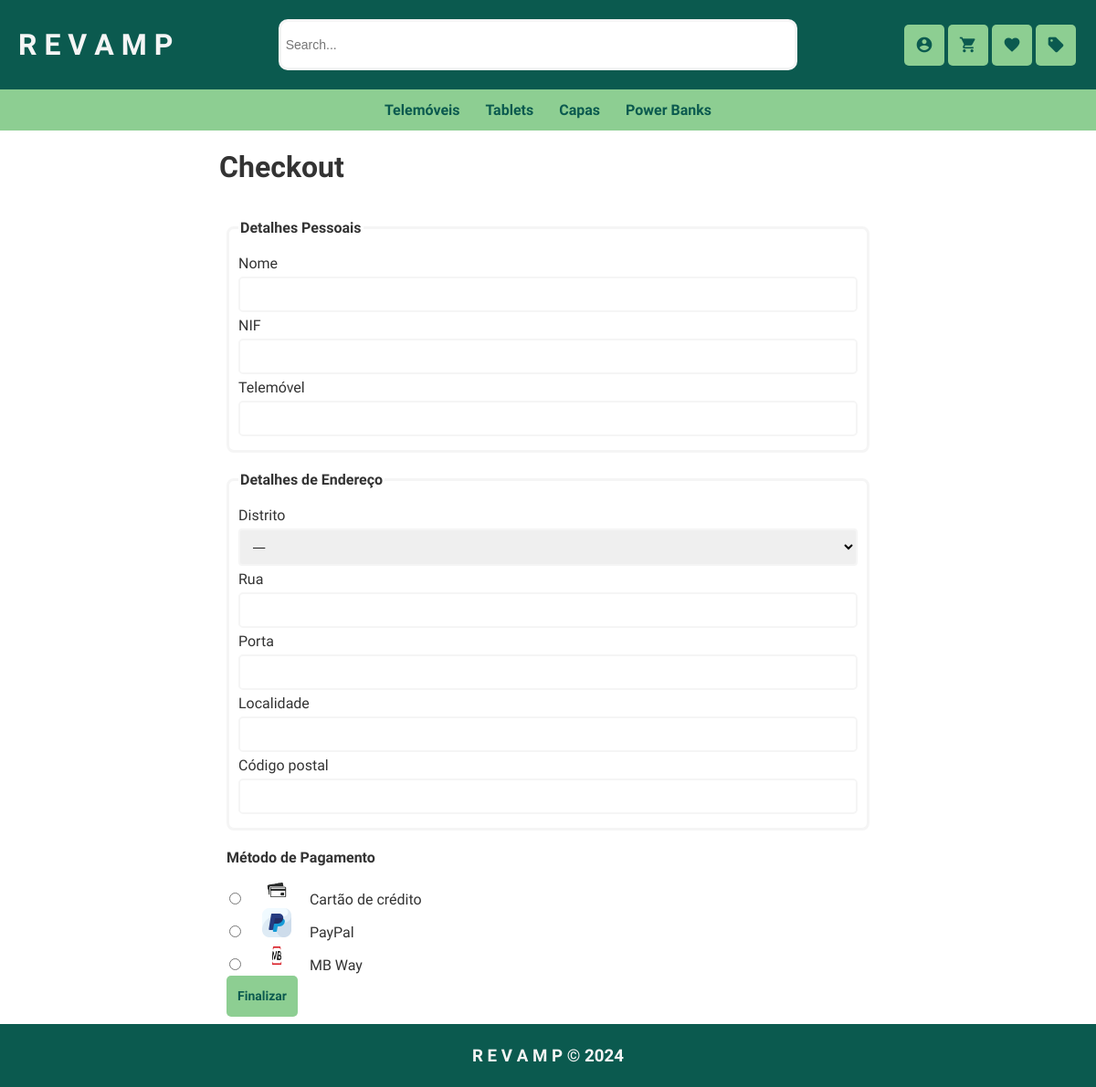
/code/shipping.php (signed in), run on the app's committed database.
### tables this page shows
CREATE TABLE CATEGORY (
    categoryID INTEGER PRIMARY KEY AUTOINCREMENT,
    categoryName VARCHAR(255) NOT NULL
);

### code/shipping.php (called while the page is built, shortened)
<?php
  require_once('../database/connection.db.php');
  require_once('../database/category.class.php');
  require_once('../templates/common.tpl.php');
  require_once('../templates/shipping.tpl.php');
  $db = getDatabaseConnection();
  $name = 'Envio';
  $districts = Category::getDistricts($db);
  $cart = Baskets::getCart($db, $_SESSION['user_id']);
  drawHead($name);
  drawHeader();
  drawShipping($districts, $cart);
  drawFooter();
?>

### database/category.class.php (called while the page is built, shortened)
<?php
class Category {
    public static function getCategories(PDO $db): array {
        $stmt = $db->query('
            SELECT categoryID, categoryName
            FROM CATEGORY
        ');
        return $stmt->fetchAll(PDO::FETCH_ASSOC);
    }
}
?>

### templates/shipping.tpl.php (the view, shortened to what this page needs)
<?php function drawShipping(array $districts, array $cart): void { ?>
    <main id="shipping">
        <h1>Checkout</h1>
        <div class="flex-container">
            <div class="flex-row">
            </div>
        </div>
        <section id="shipping-details">
            <form action="../actions/action_set_reserved.php" method="post">
                <fieldset>
                    <legend>Detalhes Pessoais</legend>
                    <label for="name">Nome
                        <input type="text" id="name" name="name" maxlength="100" required>
                    </label>
                    <label for="nif">NIF
                        <input type="text" id="nif" name="nif" maxlength="9" required>
                    </label>
                    <label for="mobile">Telemóvel
                        <input type="tel" id="mobile" name="mobile" maxlength="13" required>
                    </label>
                </fieldset>
                <fieldset>
                    <legend>Detalhes de Endereço</legend>
                    <label id="regiao">
                        Distrito
                        <select name="district">
                            <option value="">&mdash;</option>
                        </select>
                    </label>
                    <label for="street">Rua
                        <input id="street" type="text" name="street" maxlength="100" required>
                    </label>
                    <label for="door">Porta
                        <input id="door" type="text" name="door" maxlength="10" required>
                    </label>
                    <label for="localidade">Localidade
                        <input id="localidade" type="text" name="localidade" maxlength="100" required>
                    </label>
                    <label for="postal_code">Código postal
                        <input id="postal_code" type="text" name="postal_code" maxlength="9" required>
                    </label>
                </fieldset>
                    <legend>Método de Pagamento</legend>
                    <div class="radio-option">
                        <label>
                        <input type="radio" name="payment_method" value="card" data-toggle-value="card" required>
                             <img src="../assets/icons/creditcard.png" alt="Credit Card Logo"> Cartão de crédito
                        </label>
                    </div>
                    <div class="radio-option">
                        <label>
                            <input type="radio" name="payment_method" value="paypal" data-toggle-value="paypal">
                             <img src="../assets/icons/paypal.png" alt="PayPal Logo"> PayPal
                        </label>
                    </div>
                    <div class="radio-option">
                        <label>
                            <input type="radio" name="payment_method" value="mbway" data-toggle-value="mbway">
                             <img src="../assets/icons/mbway.png" alt="MB WAY Logo"> MB Way
                        </label>
                    </div>
                <button type="submit" class="abtn">Finalizar</button>
            </form>
        </section>
    </main>
<?php } ?>

### templates/common.tpl.php (shortened to what this page needs)
<?php function drawHead(string $name) {
?>
    <!DOCTYPE html>
    <html lang="en">
    <head>
        <link rel="stylesheet" href="../style/style.css">
        <link rel="stylesheet" href="../style/responsive.css">
    </head>
    <body>
    <div class="body-container">
<?php } ?>
<?php function drawHeader(string $value = "") {
    require_once('../database/connection.db.php');
    require_once('../database/category.class.php');
    $db = getDatabaseConnection();
    $categories = Category::getCategories($db);
?>
    <header>
        <div class="header-content">
            <h1><a href="home.php"> R E V A M P </a></h1>
            <div class="search-container">
                <form action="search.php"  method="get">
                <input id="searchproduct" type="text" name="query" placeholder="Search..." class="search-input" autocomplete="off" value="<?php echo htmlspecialchars($value, ENT_QUOTES, 'UTF-8'); ?>">
                </form>
            </div>
            <div class="authentication-buttons">
                <?php if (isset($_SESSION['user_id'])): ?>
                    <a href="profile.php?id=<?php echo htmlspecialchars((string)$_SESSION['user_id'], ENT_QUOTES, 'UTF-8'); ?>">
                    <button class="abtn" title="Perfil"><i class="material-icons">account_circle</i></button></a>
                    <button onclick="openCartDrawer()" title="Carrinho" class="abtn"> <i class="material-icons">shopping_cart</i> </button>
                    <button onclick="openFavoritesDrawer()" title="Favoritos" class="abtn"> <i class="material-icons">favorite</i> </button>
                    <a href="new_product.php"> <button class="abtn" title="Vender"> <i class="material-icons">sell</i> </button></a>
                <?php else: ?>
                    <a href="login.php"> <button class="abtn" title="Iniciar Sessão" > <i class="material-icons">login</i> </button></a>
                    <a href="register.php"> <button class="abtn" title="Registar"> <i class="material-icons">person_add</i> </button></a>
                <?php endif; ?>
            </div>
        </div>
    </header>
    <div class="categories">
        <ul>
            <?php drawCategories($categories) ?>
        </ul>
    </div>
<?php } ?>
<?php function drawFooter() { ?>
    </div>
    <footer>
        <div class="footer-container">
            <h3><a href="home.php"> R E V A M P © 2024 </a></h3>
        </div>
    </footer>
</body>
</html>
<?php } ?>
<?php function drawCategories(array $categories) {
    foreach ($categories as $category) { ?>
        <li><a href="category.php?id=<?php echo htmlspecialchars(strval($category['categoryID']), ENT_QUOTES, 'UTF-8'); ?>"><?php echo htmlspecialchars($category['categoryName'], ENT_QUOTES, 'UTF-8'); ?></a></li>
    <?php }
} ?>

### style/style.css (style rules this page uses)
:root { --main-color: #0b5a4f; --accent-color: #8DCE92; --hint-color: #c7f1cb; --hover-color: #148878; }
body { font-family: 'Prompt', sans-serif; margin: 0; background-color: white; color: #333; }
main { width: 60%; align-self: center; }
a { text-decoration: none; color: inherit; }
.header-content { display: flex; flex-direction: row; justify-content:space-between; align-items: center; background-color: var(--main-color); color: whitesmoke; padding: 10px 20px; }
.header-content > h1 { margin: 0; }
.search-container { width: 50%; }
#searchproduct { width: 100%; padding: 5px; border: 3px solid whitesmoke; border-radius: 10px; height: 4em; font-size: 14px; }
.categories { background-color: var(--accent-color) ; padding: 5px 0; margin: 0; }
.categories ul { text-align: center; padding: 0; margin: 0; }
.categories ul li { display: inline; }
.categories ul li a { color: var(--main-color); font-weight: bold; padding: 8px 12px; display: inline-block; text-decoration: none; }
.flex-container { display: flex; flex-direction: column; justify-content: center; align-items: center; flex-wrap: wrap; }
.flex-row { width: 100%; align-self: center; display: flex; flex-direction: row; flex-wrap: wrap; justify-content: center; padding: 5px; }
.body-container { display: flex; flex-direction: column; min-height: 100vh; }
i.material-icons { font-size: 20px; margin: 0; padding: 0; }
.authentication-buttons, .message-input form { display: flex; align-items: center; }
.abtn { background-color: var(--accent-color); border-radius: 5px; border: 0; color: var(--main-color); padding: 12px; margin: 2px; cursor: pointer; font-family: 'Prompt', sans-serif; font-size: 14px; font-weight: bold; transition: background-color 0.3s; height: 45px; }
footer { margin-top: auto; padding: 5px 0; background-color: var(--main-color); color: whitesmoke; text-align: center; }
.footer-container { display: flex; justify-content: space-around; max-width: 1200px; margin: 0 auto; }
h3 { font-family: 'Prompt', sans-serif; }
form { margin: 6px; }
fieldset { border: 3px solid whitesmoke; border-radius: 8px; padding: 10px; margin-bottom: 20px; }
legend { font-weight: bold; margin-bottom: 10px; }
input[type="number"], input[type="text"], textarea, input[type="tel"], input[type="email"], input[type="password"], input[type="month"], input[type="file"] { width: 100%; padding: 10px; margin: 5px 0; border: 2px solid whitesmoke; border-radius: 5px; box-sizing: border-box; }
select { width: 100%; padding: 10px; margin: 5px 0; border: 2px solid whitesmoke; border-radius: 4px; box-sizing: border-box; }
.radio-option { display: flex; align-items: center; }
.radio-option img { height: 2em; width: 2em; padding: 0 1em; }

### data on the page
category: categoryName "Telemóveis"
category: categoryName "Tablets"
category: categoryName "Capas"
category: categoryName "Power Banks"
